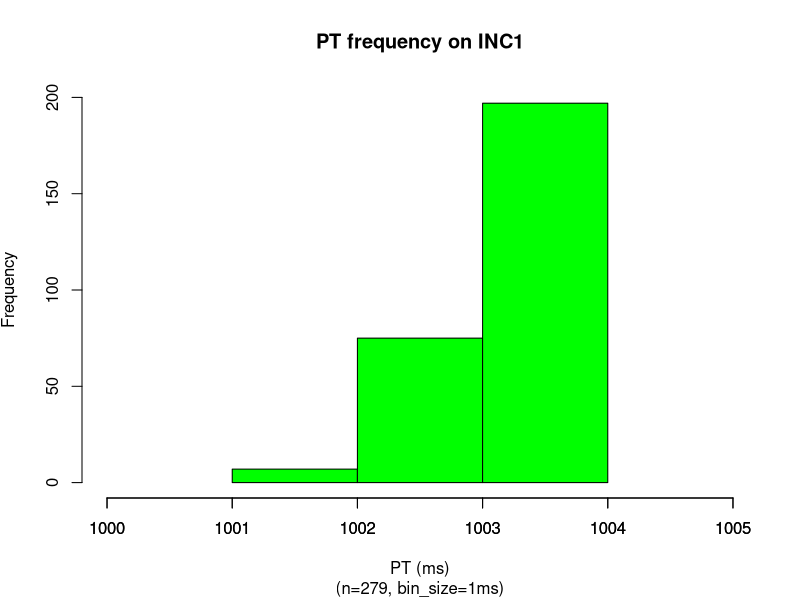
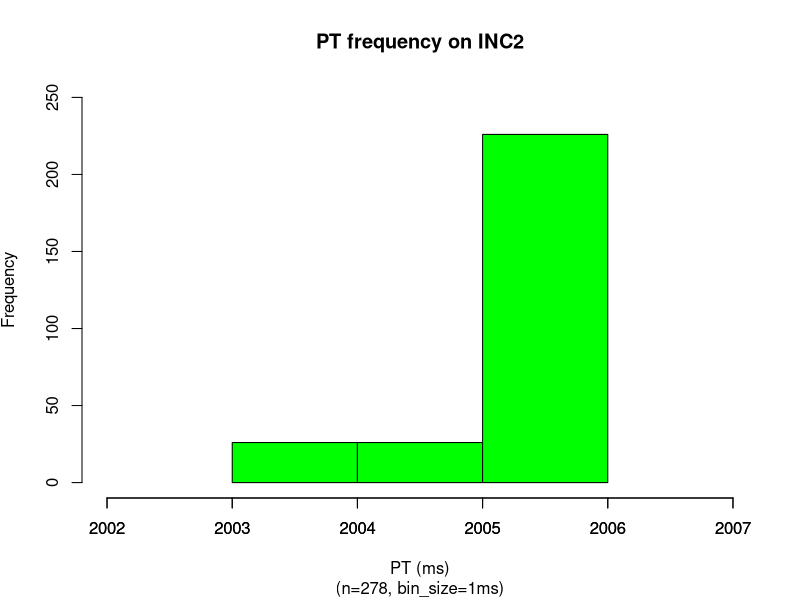
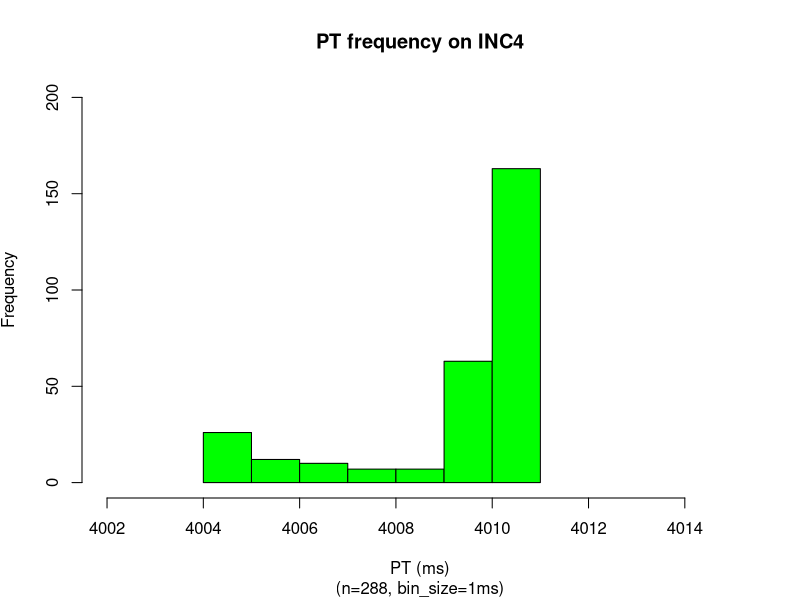
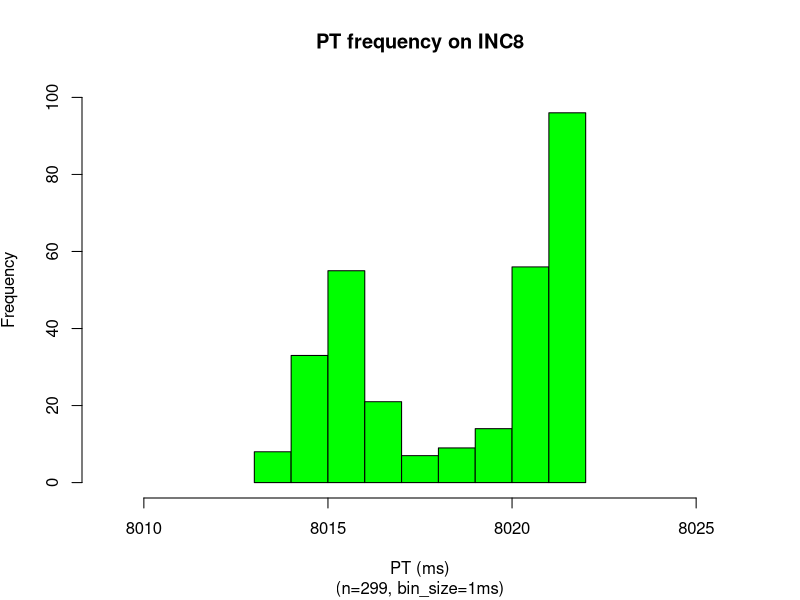
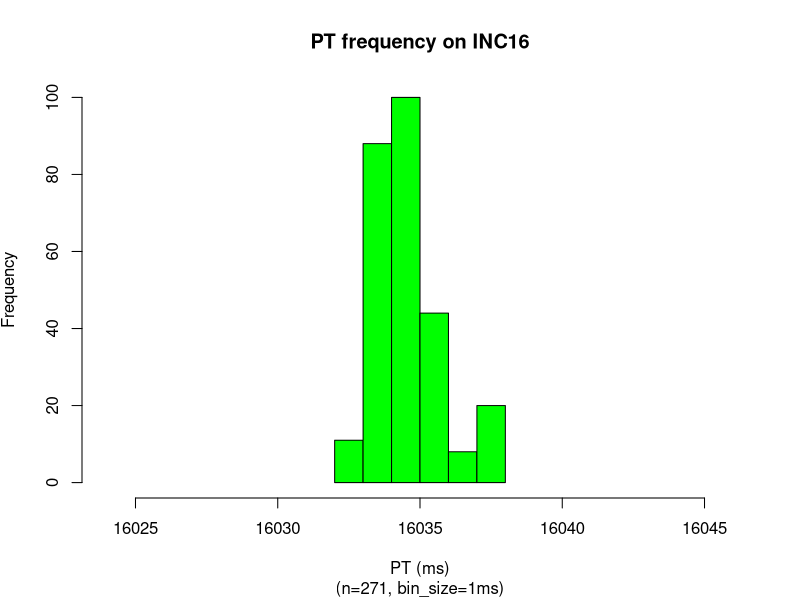
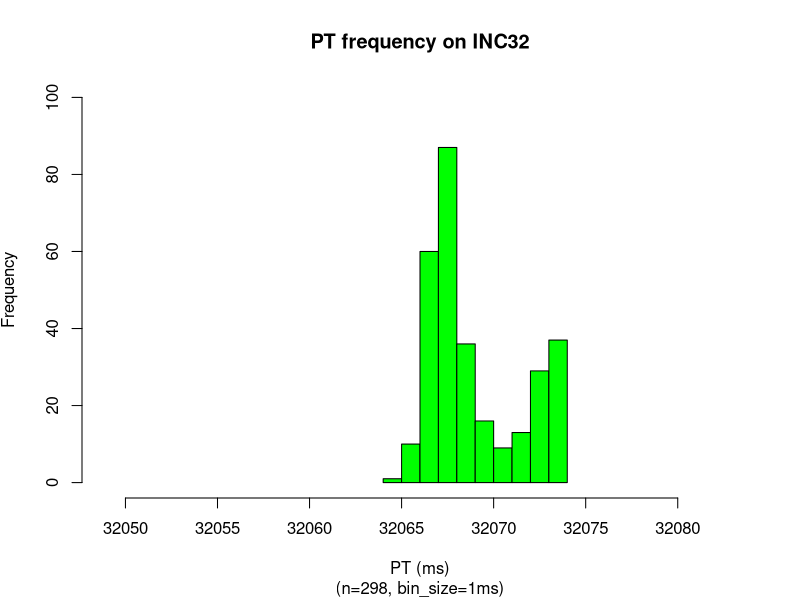
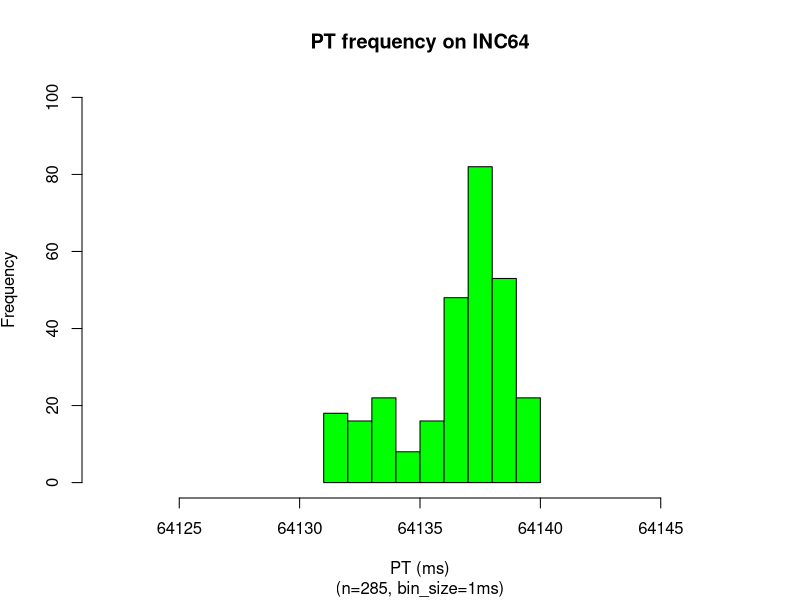
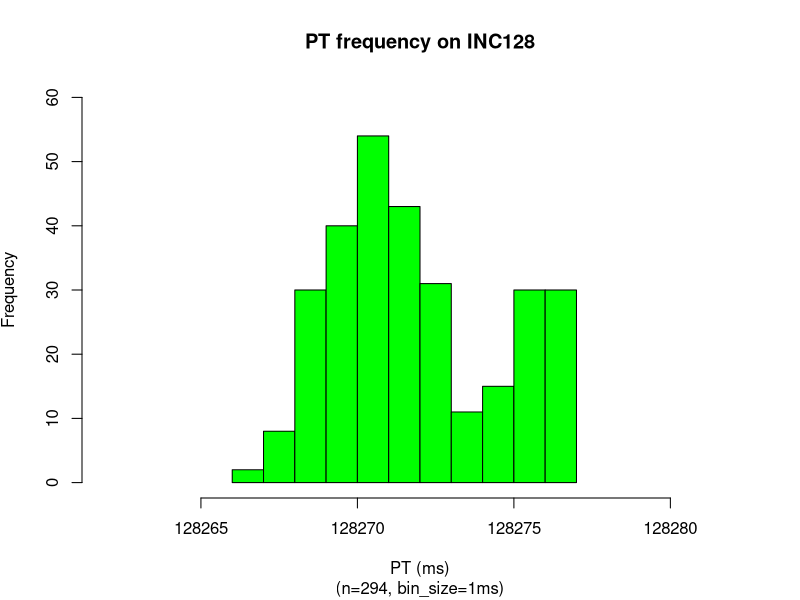

Recreate these plots in R, in order.
### sodb9
numSamples <- 300
x = read.csv(file="1_sec.dat",head=TRUE,sep="\t")
x <- subset(x, x$ITERNUM <= numSamples)
setEPS()
postscript("1_sec_pt_hist_v5.eps")
binsize=1
x_up = mean(x$PRTIME) + 2*sd(x$PRTIME)
x_dn = mean(x$PRTIME) - 2*sd(x$PRTIME)
x = subset(x, x$PRTIME >= x_dn & x$PRTIME <= x_up)
nbins <- ceiling((max(x$PRTIME)-min(x$PRTIME)) / binsize)
h = hist(x$PRTIME, right=F, breaks=nbins,plot=F)
ymax <- max(h$counts)
ymax <- ceiling(ymax/100)*100
xmin <-min(x$PRTIME)
xmax <-max(x$PRTIME)
plot(h, axes = TRUE,freq=TRUE,ylim=c(0,ymax), xlim=c(xmin-1,xmax+1),col="green", main='PT frequency on INC1', 
sub=paste("(n=",nrow(x),", bin_size=",binsize,"ms)",sep=""), 
xlab='PT (ms)', ylab=expression('Frequency'))
xaxtl <- seq(xmin-1,xmax+1,by=1)
axis(side=1, at=xaxtl, labels=xaxtl)
dev.off()

x = read.csv(file="2_sec.dat",head=TRUE,sep="\t")
x <- subset(x, x$ITERNUM <= numSamples)
setEPS()
postscript("2_sec_pt_hist_v5.eps")
binsize=1
x_up = mean(x$PRTIME) + 2*sd(x$PRTIME)
x_dn = mean(x$PRTIME) - 2*sd(x$PRTIME)
x = subset(x, x$PRTIME >= x_dn & x$PRTIME <= x_up)
nbins <- ceiling((max(x$PRTIME)-min(x$PRTIME)) / binsize)
h = hist(x$PRTIME, right=F, breaks=nbins,plot=F)
ymax <- max(h$counts)
ymax <- ceiling(ymax/100)*100
ymax <- 250
xmin <-min(x$PRTIME)
xmax <-max(x$PRTIME)
plot(h, axes = TRUE,freq=TRUE,ylim=c(0,ymax), xlim=c(xmin-1,xmax+1),col="green", main='PT frequency on INC2', 
sub=paste("(n=",nrow(x),", bin_size=",binsize,"ms)",sep=""), 
xlab='PT (ms)', ylab=expression('Frequency'))
xaxtl <- seq(xmin-1,xmax+1,by=1)
axis(side=1, at=xaxtl, labels=xaxtl)
dev.off()

x = read.csv(file="4_sec.dat",head=TRUE,sep="\t")
x <- subset(x, x$ITERNUM <= numSamples)
setEPS()
postscript("4_sec_pt_hist_v5.eps")
x_up = mean(x$PRTIME) + 2*sd(x$PRTIME)
x_dn = mean(x$PRTIME) - 2*sd(x$PRTIME)
x = subset(x, x$PRTIME >= x_dn & x$PRTIME <= x_up)
h = hist(x$PRTIME, right=F,breaks=max(x$PRTIME)-min(x$PRTIME)+1,plot=F)
ymax <- max(h$counts)
ymax <- ceiling(ymax/100)*100
ymax <- 200
binsize=1
plot(h, ylim=c(0,ymax), axes = TRUE,freq=TRUE,xlim=c(min(x$PRTIME)-2,max(x$PRTIME)+4),col="green", main='PT frequency on INC4', 
sub=paste("(n=",nrow(x),", bin_size=",binsize,"ms)",sep=""), 
xlab='PT (ms)', ylab=expression('Frequency'))
dev.off()

x = read.csv(file="8_sec.dat",head=TRUE,sep="\t")
x <- subset(x, x$ITERNUM <= numSamples)
setEPS()
postscript("8_sec_pt_hist_v5.eps")
x <- subset(x, x$ITERNUM != 27)
x_up = mean(x$PRTIME) + 2*sd(x$PRTIME)
x_dn = mean(x$PRTIME) - 2*sd(x$PRTIME)
x = subset(x, x$PRTIME >= x_dn & x$PRTIME <= x_up)
h = hist(x$PRTIME, right=F,breaks=max(x$PRTIME)-min(x$PRTIME)+1,plot=F)
ymax <- max(h$counts)
ymax <- ceiling(ymax/100)*100
ymax <- 100
binsize=1
plot(h, ylim=c(0,ymax), axes = TRUE,freq=TRUE,xlim=c(min(x$PRTIME)-4,max(x$PRTIME)+4),col="green", main='PT frequency on INC8', 
sub=paste("(n=",nrow(x),", bin_size=",binsize,"ms)",sep=""), 
xlab='PT (ms)', ylab=expression('Frequency'))
dev.off()

x = read.csv(file="16_sec.dat",head=TRUE,sep="\t")
x <- subset(x, x$ITERNUM <= numSamples)
setEPS()
postscript("16_sec_pt_hist_v5.eps")
#x <- subset(x, x$ITERNUM != 686 & x$ITERNUM != 700)
x_up = mean(x$PRTIME) + 2*sd(x$PRTIME)
x_dn = mean(x$PRTIME) - 2*sd(x$PRTIME)
x = subset(x, x$PRTIME >= x_dn & x$PRTIME <= x_up)
h = hist(x$PRTIME, right=F,breaks=max(x$PRTIME)-min(x$PRTIME)+1,plot=F)
binsize=1
ymax <- max(h$counts)
ymax <- ceiling(ymax/100)*100
ymax <- 100
plot(h, ylim=c(0,ymax), axes = TRUE,freq=TRUE,xlim=c(min(x$PRTIME)-8,max(x$PRTIME)+8),col="green", main='PT frequency on INC16', 
sub=paste("(n=",nrow(x),", bin_size=",binsize,"ms)",sep=""), 
xlab='PT (ms)', ylab=expression('Frequency'))
dev.off()

x = read.csv(file="32_sec.dat",head=TRUE,sep="\t")
x <- subset(x, x$ITERNUM <= numSamples)
setEPS()
postscript("32_sec_pt_hist_v5.eps")
#x <- subset(x, x$ITERNUM != 284 & x$ITERNUM != 291 & x$ITERNUM != 727 & x$ITERNUM != 732 & x$ITERNUM != 734)
x_up = mean(x$PRTIME) + 2*sd(x$PRTIME)
x_dn = mean(x$PRTIME) - 2*sd(x$PRTIME)
x = subset(x, x$PRTIME >= x_dn & x$PRTIME <= x_up)
h = hist(x$PRTIME, right=F,breaks=max(x$PRTIME)-min(x$PRTIME)+1,plot=F)
binsize=1
ymax <- max(h$counts)
ymax <- ceiling(ymax/100)*100
ymax <- 100
plot(h, ylim=c(0,ymax), axes = TRUE,freq=TRUE,xlim=c(min(x$PRTIME)-15,max(x$PRTIME)+9),col="green", main='PT frequency on INC32', 
sub=paste("(n=",nrow(x),", bin_size=",binsize,"ms)",sep=""), 
xlab='PT (ms)', ylab=expression('Frequency'))
dev.off()

x = read.csv(file="64_sec.dat",head=TRUE,sep="\t")
x <- subset(x, x$ITERNUM <= numSamples)
setEPS()
postscript("64_sec_pt_hist_v5.eps")
#x <- subset(x, x$ITERNUM != 85 & x$ITERNUM != 89 & x$ITERNUM != 308 & x$ITERNUM != 312 & x$ITERNUM != 437 & x$ITERNUM != 437 & x$ITERNUM != 531 & x$ITERNUM != 535 & x$ITERNUM != 754 & x$ITERNUM != 758 & x$ITERNUM != 977 & x$ITERNUM != 981)
x_up = mean(x$PRTIME) + 2*sd(x$PRTIME)
x_dn = mean(x$PRTIME) - 2*sd(x$PRTIME)
x = subset(x, x$PRTIME >= x_dn & x$PRTIME <= x_up)
h = hist(x$PRTIME, right=F,breaks=max(x$PRTIME)-min(x$PRTIME)+1,plot=F)
binsize=1
ymax <- max(h$counts)
ymax <- ceiling(ymax/100)*100
ymax <- 100
plot(h, ylim=c(0,ymax), axes = TRUE,freq=TRUE,xlim=c(min(x$PRTIME)-9,max(x$PRTIME)+8),col="green", main='PT frequency on INC64', 
sub=paste("(n=",nrow(x),", bin_size=",binsize,"ms)",sep=""), 
xlab='PT (ms)', ylab=expression('Frequency'))
dev.off()

x = read.csv(file="128_sec.dat",head=TRUE,sep="\t")
x <- subset(x, x$ITERNUM <= numSamples)
setEPS()
postscript("128_sec_pt_hist_v5.eps")
#x <- subset(x, x$ITERNUM != 90 & x$ITERNUM != 202)
x_up = mean(x$PRTIME) + 2*sd(x$PRTIME)
x_dn = mean(x$PRTIME) - 2*sd(x$PRTIME)
x = subset(x, x$PRTIME >= x_dn & x$PRTIME <= x_up)
xmax <- max(x$PRTIME)
xmin <- min(x$PRTIME)
nbins <- ceiling((xmax-xmin) / binsize)
h = hist(x$PRTIME, right=F, breaks=nbins,plot=F)
binsize=1
ymax <- max(h$counts)
ymax <- ceiling(ymax/100)*100
ymax <- 60
plot(h, ylim=c(0,ymax), axes = TRUE,freq=TRUE,xlim=c(min(x$PRTIME)-4,max(x$PRTIME)+5),col="green", main='PT frequency on INC128', 
sub=paste("(n=",nrow(x),", bin_size=",binsize,"ms)",sep=""), 
xlab='PT (ms)', ylab=expression('Frequency'))
dev.off()

